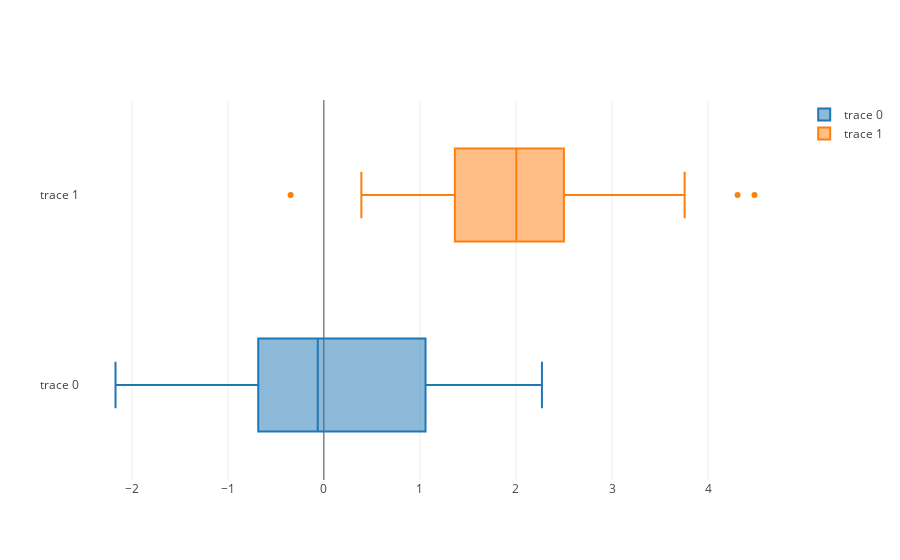

Notebook code for this chart:
### Markdown cell above
#### plotly offline

### Code cell
# Import statements required for Plotly
#conda install -c plotly plotly
import plotly.offline as py
py.init_notebook_mode(connected=True)
import plotly.graph_objs as go
import plotly.tools as tls
import numpy as np

x0 = np.random.randn(50)
x1 = np.random.randn(50) + 2

trace0 = go.Box(x=x0)
trace1 = go.Box(x=x1)
data = [trace0, trace1]
py.iplot(data)

### Figure 1 — Plotly figure (JSON) as saved in the notebook; plotly's stock layout.template omitted (floating-point values rounded to 4 significant figures)
{"data": [{"type": "box", "x": [0.5444, -0.632, -0.4993, -0.2217, -2.17, 0.1793, 1.565, -1.929, 1.194, 0.3901, 0.1904, -0.9199, 1.184, -0.6834, 1.563, -1.343, -1.12, -0.3084, 1.081, -0.5937, -2.161, 1.154, 0.597, -0.943, 0.1141, -0.6634, -1.824, -0.2332, 0.09432, -0.64, 0.1499, -0.3951, 0.7719, 0.1092, 2.27, 0.8339, -1.472, -0.5604, -1.605, -0.5335, 1.649, 1.058, -0.3068, -1.899, 0.7691, 1.314, 1.311, 1.769, 1.278, -1.136]}, {"type": "box", "x": [4.307, 0.69, 0.5119, 0.7162, 1.123, 2.954, 1.364, 2.128, 0.9149, 4.484, 1.277, 2.258, 2.239, 2.077, 2.544, 1.762, 1.682, 2.259, 2.156, 2.076, 2.547, 1.617, 2.136, 2.499, 2.944, 3.756, 0.6165, 3.031, 2.775, 1.785, 1.933, -0.3461, 0.8202, 2.207, 1.453, 0.3904, 1.879, 1.614, 2.69, 3.754, 1.908, 0.8093, 0.6532, 2.329, 2.264, 3.369, 2.451, 1.791, 1.49, 1.625]}], "layout": {}}
